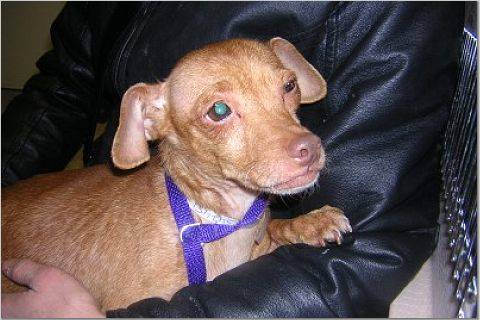
#> input picture Upload_img/Dog_img/dog.4015.jpg, 480 x 320 px, found by its file name; its folder holds 4 pictures in this run
$ python Resize_img.py
#> lines starting #> are read from the running program, lines starting #| are printed output that depends on the picture
from PIL import Image
import os

source_folder = 'C:/Users/TRAT LAM TRUONG/OneDrive - ctu.edu.vn/Desktop/Resize_img/Resize_images/Upload_img/Dog_img/'
destination_folder = 'C:/Users/TRAT LAM TRUONG/OneDrive - ctu.edu.vn/Desktop/Resize_img/Resize_images/Upload_img_resized/Dog_img_resize/'

directory = os.listdir(source_folder)
print(directory)

for item in directory:
    img = Image.open(source_folder + item)
#> img is the input picture: PIL image 480x320 RGB; mean R, G, B 93.5, 78.8, 78.4
    width, height = img.size
#> width = 480; height = 320
    ratio = width / height
#> ratio = 1.5
    new_width = 640
    new_height = int(new_width/ratio)
#> new_height = 426
    imgResize = img.resize((new_width, new_height), Image.LANCZOS)
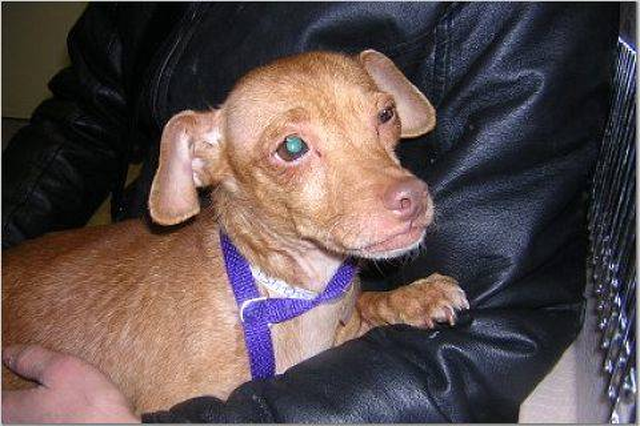
#> imgResize: PIL image 640x426 RGB; mean R, G, B 93.5, 78.9, 78.4
#> pass 3 of the loop `for item in directory:`:
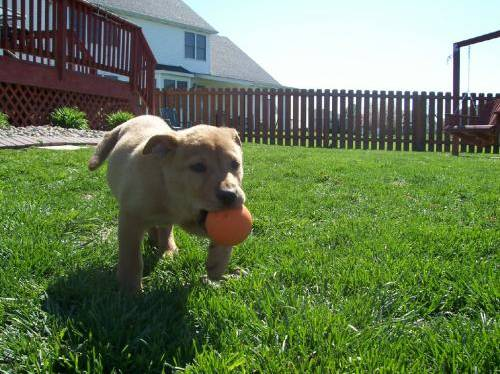
#> input picture Upload_img/Dog_img/dog.4062.jpg, 500 x 374 px, found by its file name
#> img is the input picture: PIL image 500x374 RGB; mean R, G, B 103.4, 122.3, 84.4
#> `imgResize = img.resize((new_width, new_height), Image.LANCZOS)`:
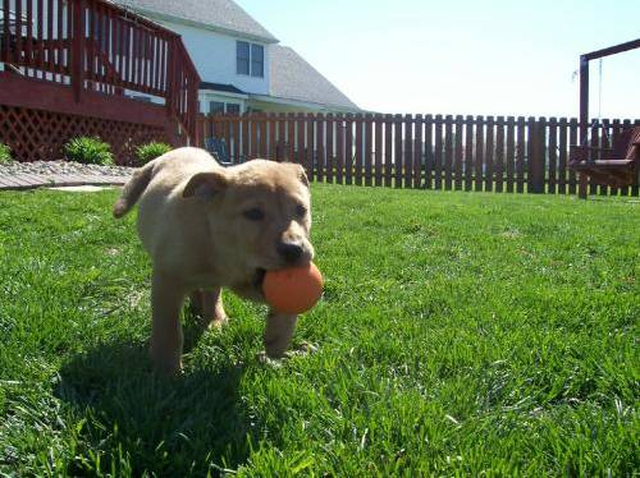
#> imgResize: PIL image 640x478 RGB; mean R, G, B 103.4, 122.3, 84.5
#> the loop made 4 passes; the first 3 are shown
    imgResize.save(destination_folder + item[:-4] + '.jpg', quality=100)
